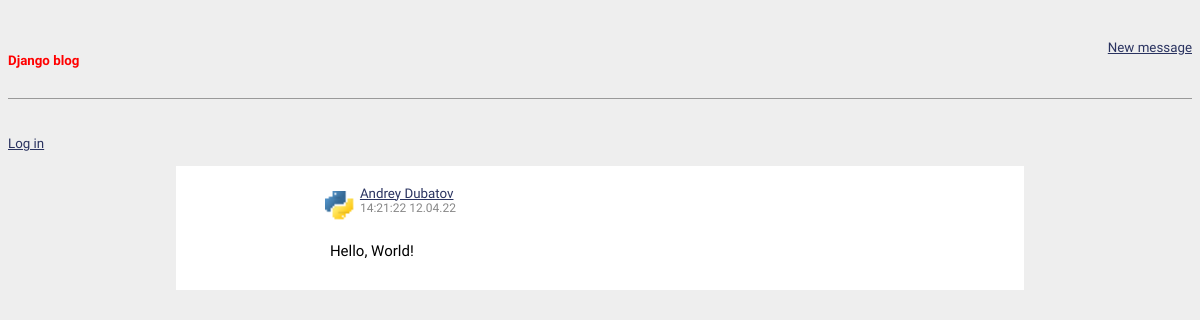
Before: /messenger/ with the older database file.
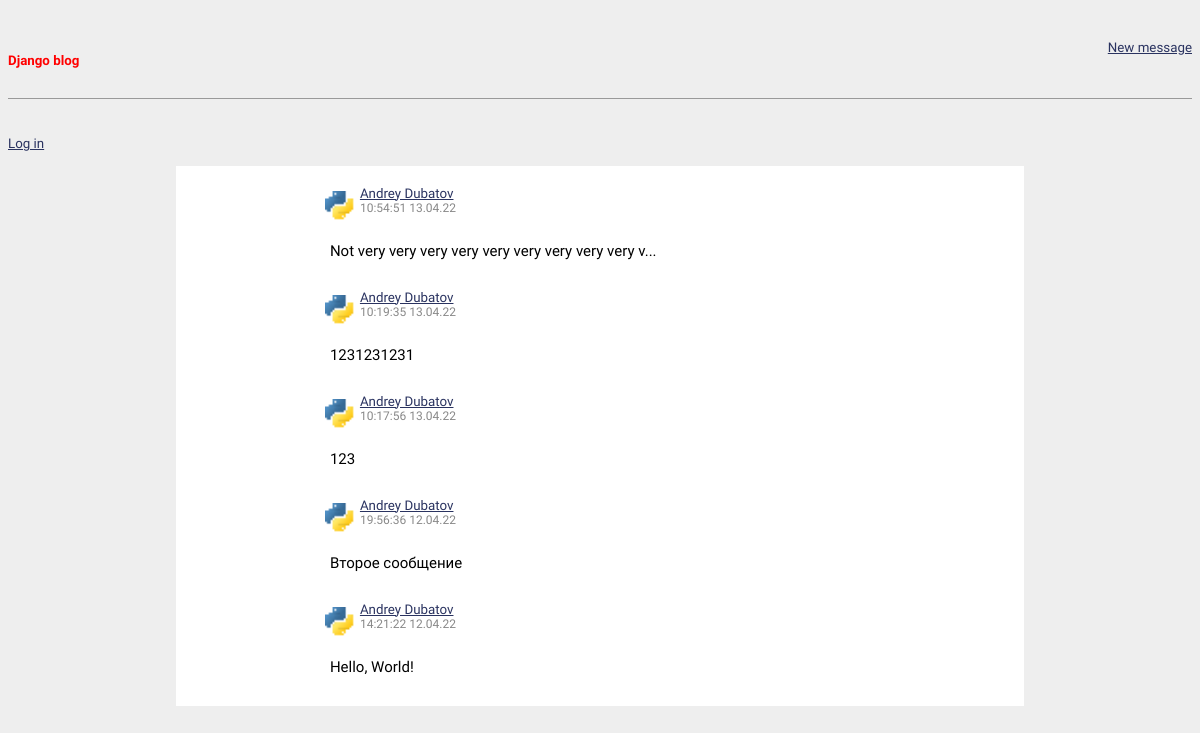
After: the same page with the newer database file.
### messenger/models.py (models this page shows, shortened)
class Message(models.Model):
    message_text = models.TextField(max_length=1000)
    author = models.ForeignKey(User, on_delete=models.CASCADE)
    pub_time = models.DateTimeField(auto_now_add=True)
    likes = models.IntegerField(default=0)
    def message_preview(self):
        N = 20
        dots = ''
        if len(self.message_text) > N:
            dots = '...'
        return self.message_text[:50] + dots

class User(models.Model):
    first_name = models.CharField(max_length=50)
    last_name = models.CharField(max_length=50)
    birthday = models.DateField()
    registration_date = models.DateField(auto_now_add=True)
    def __str__(self):
        return f'{self.first_name} {self.last_name}'

### messenger/views.py (the view)
# urls.py: path('', views.IndexView.as_view(), name='messages'),
class IndexView(generic.ListView):
    model = Message
    template_name = 'messenger/messages.html'
    context_object_name = 'latest_messages'
    def get_queryset(self):
        return Message.objects.order_by('-pub_time')[:10]

### messenger/templates/messenger/messages.html (shortened to what this page needs)
{% extends 'base.html' %}
{% load static %}
{% block styles %}<link rel="stylesheet" href="{% static 'messenger/css/messages.css' %}">{% endblock styles %}
{% block content %}
<div class="messages">
  {% if latest_messages %}
    {% for message in object_list %}
    <div class="message" onclick="location.href='{% url 'messenger:message_details' message.id %}'">
      <div class="message-header">
        <a class="user-link" href="{% url 'messenger:user' message.author.id %}">
          <img class='message-logo' src="{% static 'messenger/images/logo.gif' %}">
        </a>
        <div class="message-subheader">
          <a class="user-link" href="{% url 'messenger:user' message.author.id %}">{{ message.author }}</a>
          <font class="message-time">{{ message.pub_time|date:"H:i:s j.m.y" }}</font>
        </div>
      </div>
      <div class="message-body">
        <font class="message-text">{{ message.message_preview }}</font>
      </div>
    </div>
    {% endfor %}
  {% else %}
      <p>No messages yet. Post the fist just now!</p>
  {% endif %}
  </div>
{% endblock content %}

### templates/base.html (shortened to what this page needs)
{% load static %}
<!DOCTYPE html>
<html>
    <head>
        <link rel="stylesheet" type="text/css" href="{% static 'messenger/css/base.css' %}">
        {% block styles %}{% endblock styles %}
    </head>
    <body>
        <header>
            <div class="nav_left">
                <h1><a href="{% url 'messenger:messages' %}">Django blog</a></h1>
            </div>
            <div class="nav_right">
                <a href="{% url 'messenger:new_message' %}">New message</a>
            </div>
        </header>
        {% if user.is_authenticated %}
            <p>Hi, {{ user.first_name }} {{ user.last_name }}{% if not user.first_name and not user.last_name%}{{ user.username  }}{% endif %}</p>
            <a href="{% url 'logout' %}">Log out</a>
        {% else %}
            <a href="{% url 'login' %}">Log in</p></a>
        {% endif %}
        <div class="content">
            {% block content %}
            {% endblock content %}
        </div>
    </body>
</html>

### messenger/static/messenger/css/base.css (style rules this page uses)
body { font-family: 'Source Sans Pro', sans-serif; font-size: 18px; background-color: #eee; }
header { border-bottom: 1px solid #999; margin-bottom: 2rem; display: flex; flex-direction: row; }
header h1 a { color: red; text-decoration: none; }
a { color: rgb(42, 51, 96); font-size: 10pt; }
.nav_left { margin-right: auto; display: flex; }
.nav_right { display: flex; padding-top: 2rem; }
.content { display: flex; width: 70%; margin: auto; background-color: #fff; padding: 10px; }

### messenger/static/messenger/css/messages.css (style rules this page uses)
.messages { display: flex; flex-direction: column; width: 70%; margin: auto; }
.message { flex: 1; display: block; padding: 10px; }
.message-header { display: flex; flex-direction: row; }
.message-subheader { display: flex; flex-direction: column; }
.message-time { color: #888; font-size: 9pt; }
.message-logo { width: 30px; height: 30px; margin: 5px; }
.message-body { padding: 10px; }
.message-text { font-family: 'Source Sans Pro', sans-serif; font-size: 15px; }

Changed rows visible on the page:
added Message: author "Andrey Dubatov", pub_time "10:54:51 13.04.22", message_preview "Not very very very very very very very very very v..."
added Message: author "Andrey Dubatov", pub_time "10:19:35 13.04.22", message_preview "1231231231"
added Message: author "Andrey Dubatov", pub_time "10:17:56 13.04.22", message_preview "123"
added Message: author "Andrey Dubatov", pub_time "19:56:36 12.04.22", message_preview "Второе сообщение"
